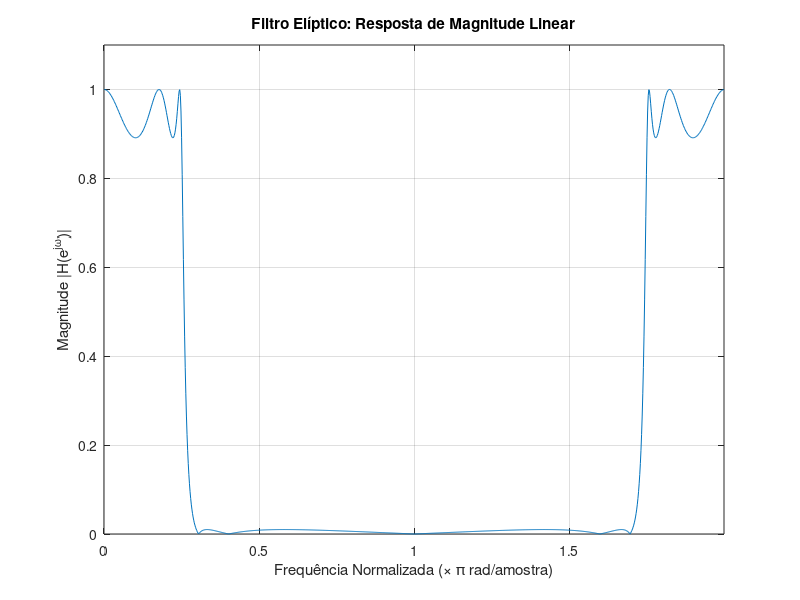
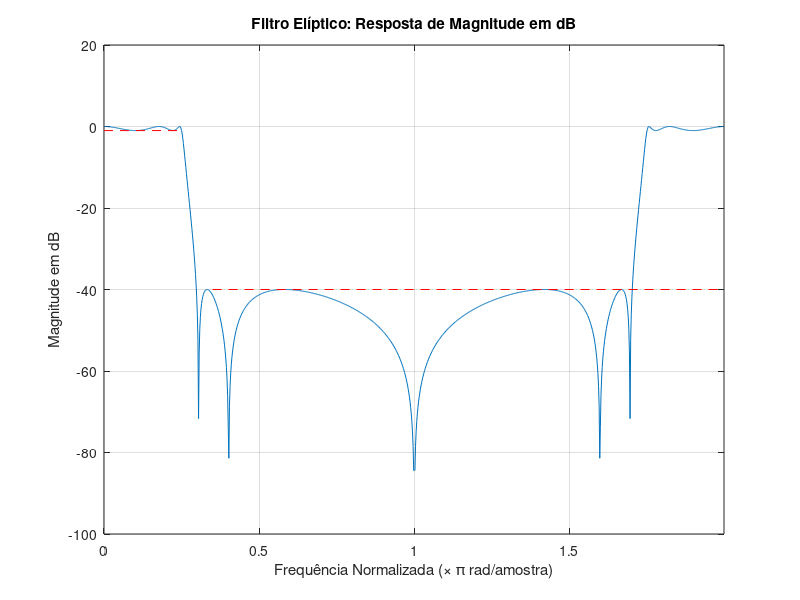
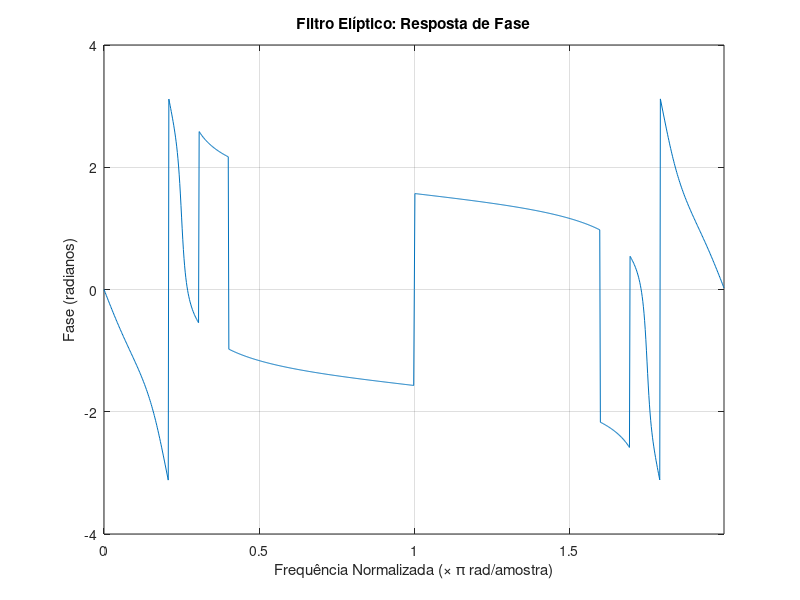
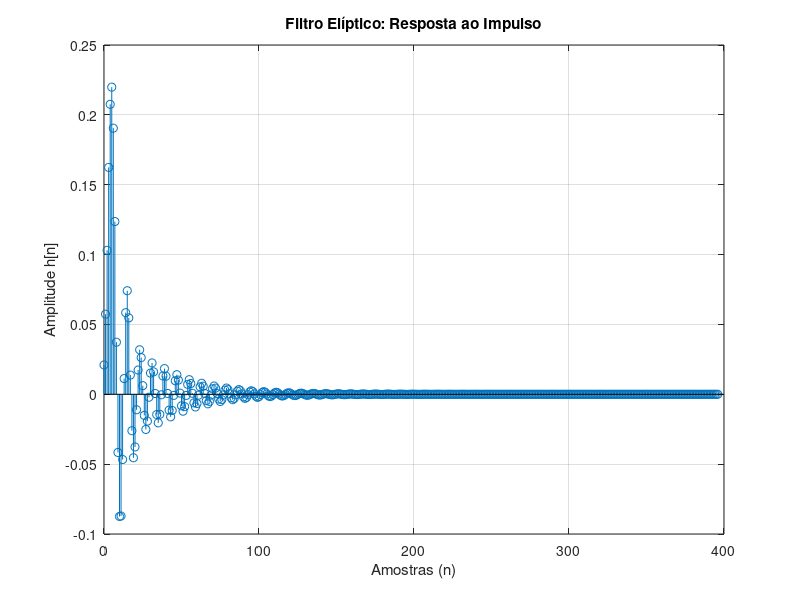

Source code (MATLAB) for these figures, in order:
% Filtro Elíptico Passa-Baixa


% parâmetros do filtro
Omega_p = 0.25 * pi; % frequência de passagem (rad/amostra)
Omega_s = 0.35 * pi; % frequência de rejeição (rad/amostra)
Rp = 1;              % ripple banda passagem (dB)
As = 40;             % atenuação banda de rejeição (dB)

% normalizando das frequências(onde 1 corresponde a pi rad/amostra)
Wp = Omega_p / pi;
Ws = Omega_s / pi;

% 1. Calcular a ordem do filtro (N) e a frequência de corte (Wn)
% A função ellipord retorna a ordem mínima necessária e a frequência de corte natural do filtro
[N, Wn] = ellipord(Wp, Ws, Rp, As);

fprintf('Filtro Elíptico:\n');
fprintf('Ordem calculada do filtro (N): %d\n', N);
fprintf('Frequência de corte normalizada (Wn): %f * pi rad/amostra\n', Wn);

% 2. Projetar o filtro Elíptico
% A função ellip retorna os coeficientes do numerador (b) e do denominador (a)
% da função de transferência do filtro digital.
[b, a] = ellip(N, Rp, As, Wn);

% 3. Plotar as figuras

% Vetor de frequências para plotagem (de 0 a pi rad/amostra)
[H, w] = freqz(b, a, 1024, 'whole'); % 1024 pontos, 'whole' para 0 a pi
w_norm = w / pi; % Normaliza a frequência para unidades de pi rad/amostra

% Figura 1: Magnitude Linear
figure;
plot(w_norm, abs(H));
title('Filtro Elíptico: Resposta de Magnitude Linear');
xlabel('Frequência Normalizada (\times \pi rad/amostra)');
ylabel('Magnitude |H(e^{j\omega})|');
grid on;
xlim([0 max(w_norm)]); % Ajusta o limite do eixo X para ir até o máximo normalizado
ylim([0 1.1]); % Ajusta o limite do eixo Y para melhor visualização

% Figura 2: Magnitude em dB
figure;
plot(w_norm, 20*log10(abs(H)));
title('Filtro Elíptico: Resposta de Magnitude em dB');
xlabel('Frequência Normalizada (\times \pi rad/amostra)');
ylabel('Magnitude em dB');
grid on;
xlim([0 max(w_norm)]); % Ajusta o limite do eixo X
hold on;
% Adicionar linhas de referência para Rp e As para melhor visualização
line([0 Wp], [-Rp -Rp], 'Color', 'r', 'LineStyle', '--'); % Linha do ripple da banda de passagem
line([Ws max(w_norm)], [-As -As], 'Color', 'r', 'LineStyle', '--'); % Linha da atenuação da banda de rejeição
hold off;

% Figura 3: Resposta de Fase
figure;
plot(w_norm, angle(H));
title('Filtro Elíptico: Resposta de Fase');
xlabel('Frequência Normalizada (\times \pi rad/amostra)');
ylabel('Fase (radianos)');
grid on;
xlim([0 max(w_norm)]); % Ajusta o limite do eixo X

% Figura 4: Resposta ao Impulso
figure;
% impz retorna a resposta ao impulso h e o vetor de tempo t
[h, t] = impz(b, a);
stem(t, h); % Usar stem para resposta de impulso discreta
title('Filtro Elíptico: Resposta ao Impulso');
xlabel('Amostras (n)');
ylabel('Amplitude h[n]');
grid on;
